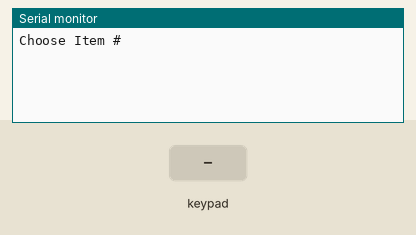
Recording of a sketch running on a simulated Arduino Uno, built with avr-gcc and run on an emulated ATmega328P. Shown: the last lines printed to the serial monitor. The inputs (shaded band) are chosen by the test bench.

Above: at 1.2 s.
1.3 s: key '1' pressed
At 1.9 s:
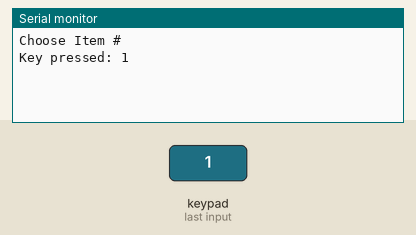
2.8 s: keypad keys 8 7 6 5 # pressed 0.4 s apart
At 5.0 s:
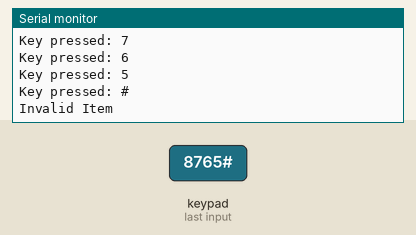
6.3 s: key '*' pressed
At 7.6 s:
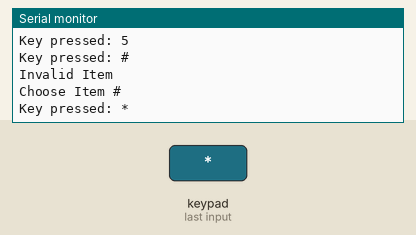
7.9 s: key '#' pressed
At 8.9 s:
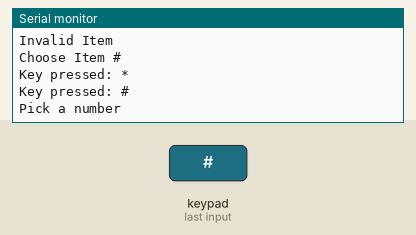
9.4 s: keypad keys 4 3 2 pressed 0.4 s apart
At 11.0 s:
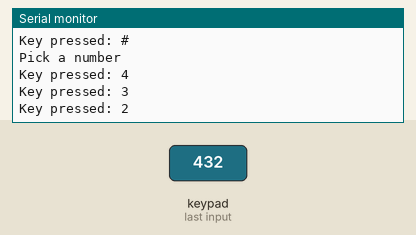
Timing chart, 0 to 12.5 s (numbered marks = the images above; inputs shaded):
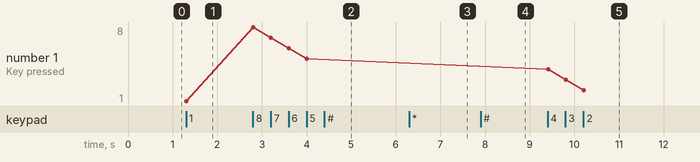

The sketch:

TEST_SERIAL_MONITOR_COINSLOT.ino
```cpp
#include <Wire.h>
#include <Keypad.h>

const byte ROWS = 4;
const byte COLS = 3;

char hexaKeys[ROWS][COLS] = {
  {'1', '2', '3'},
  {'4', '5', '6'},
  {'7', '8', '9'},
  {'*', '0', '#'}
};

byte rowPins[ROWS] = {8, 7, 6, 5};
byte colPins[COLS] = {4, 3, 2};

const int counterPin = 11;
Keypad customKeypad = Keypad(makeKeymap(hexaKeys), rowPins, colPins, ROWS, COLS);

String enteredString = "";
int targetAmount = 0;
bool itemSelected = false;

void setup() {
  pinMode(counterPin, INPUT);
  Serial.begin(9600);
}

void loop() {
  if (!itemSelected) {
    Serial.println("Choose Item #");
    itemSelected = true;
  }

  char customKey = customKeypad.getKey();

  if (customKey) {
    Serial.print("Key pressed: ");
    Serial.println(customKey);

    if (customKey == '*') {
      if (enteredString.length() > 0) {
        enteredString.remove(enteredString.length() - 1);
      }
    } else if (customKey == '#') {
      if (enteredString.length() == 0) {
        Serial.println("Pick a number");
      } else {
        int selectedItem = enteredString.toInt();
        switch (selectedItem) {
          case 1:
            targetAmount = 5;
            break;
          case 2:
            targetAmount = 10;
            break;
          case 3:
            targetAmount = 15;
            break;
          case 4:
            targetAmount = 20;
            break;
          default:
            Serial.println("Invalid Item");
            delay(2000);
            break;
        }

        if (targetAmount > 0) {
          Serial.println("Selected Item: " + String(selectedItem));
          Serial.println("Insert coins: " + String(targetAmount) + " Php");

          int balance = targetAmount;
          while (balance > 0) {
            if (digitalRead(counterPin) == HIGH) {
              delay(50);
              balance--;
              Serial.println("Balance: " + String(balance + 1) + " Php");
              while (digitalRead(counterPin) == HIGH) {
                delay(50);
              }
            }
          }

          Serial.println("Thank you!");
          delay(2000);
        }
        enteredString = "";
        itemSelected = false;
      }
    } else if (customKey >= '0' && customKey <= '9') {
      enteredString += customKey;
    } else {
      Serial.println("Invalid Character");
      delay(2000);
    }
  }
}
```

Measured:
- after the input at 1.3 s, the serial monitor: prints a new line at once (image 1)
- after the input at 2.8 s, the serial monitor: prints a new line at once (image 2)
- after the input at 6.3 s, the serial monitor: prints a new line after 0.13 s (image 3)
- after the input at 7.9 s, the serial monitor: prints a new line at once (image 4)
- after the input at 9.4 s, the serial monitor: prints a new line at once (image 5)
- plotted number 1: 1 → 5 after the input at 2.8 s, 5 → 2 after the input at 9.4 s
